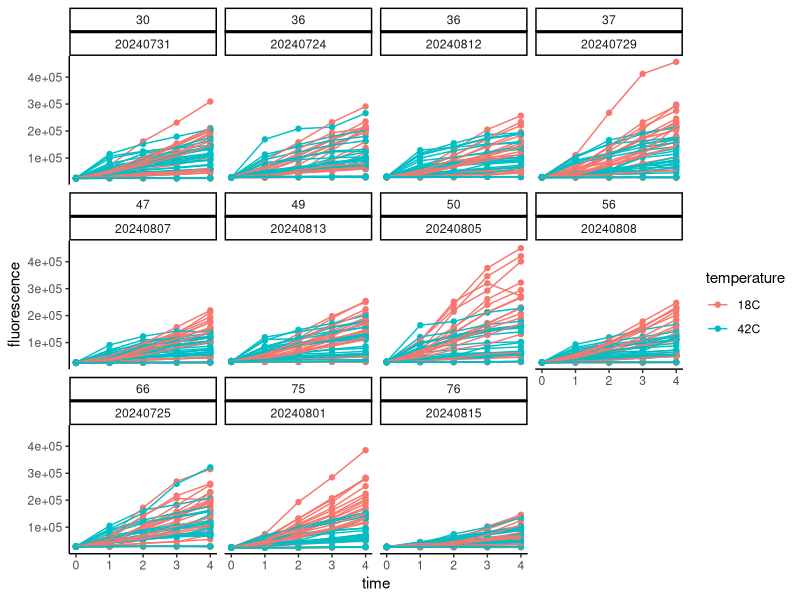
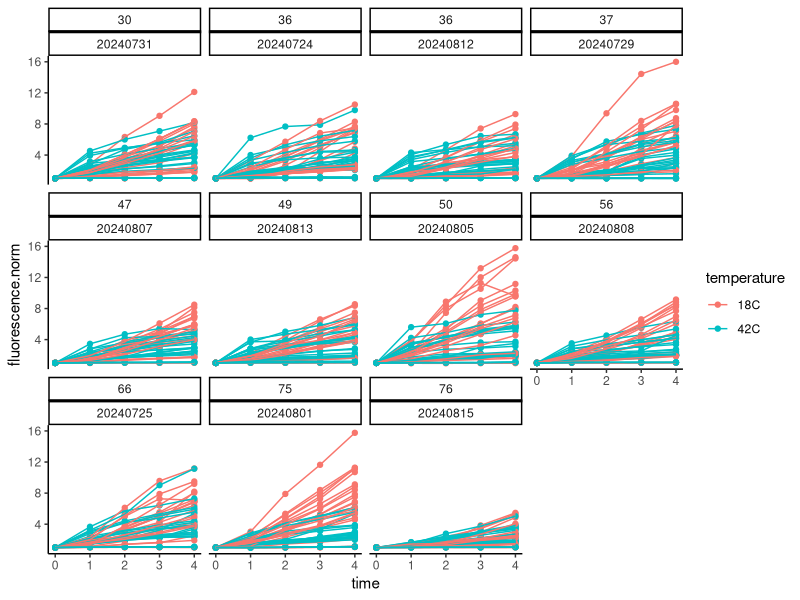
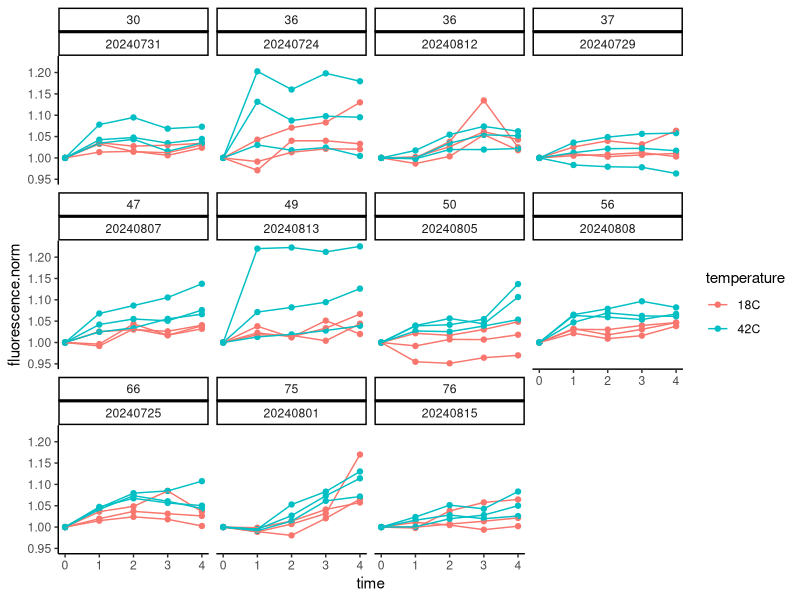
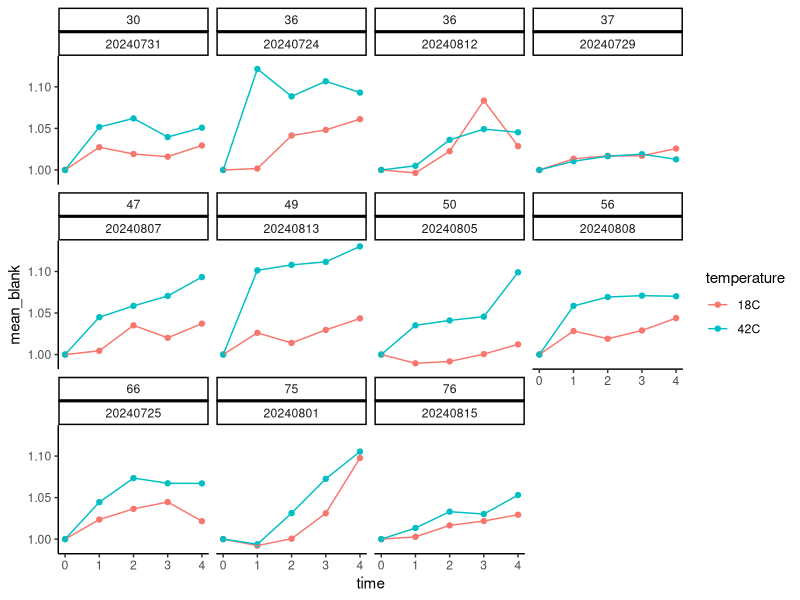
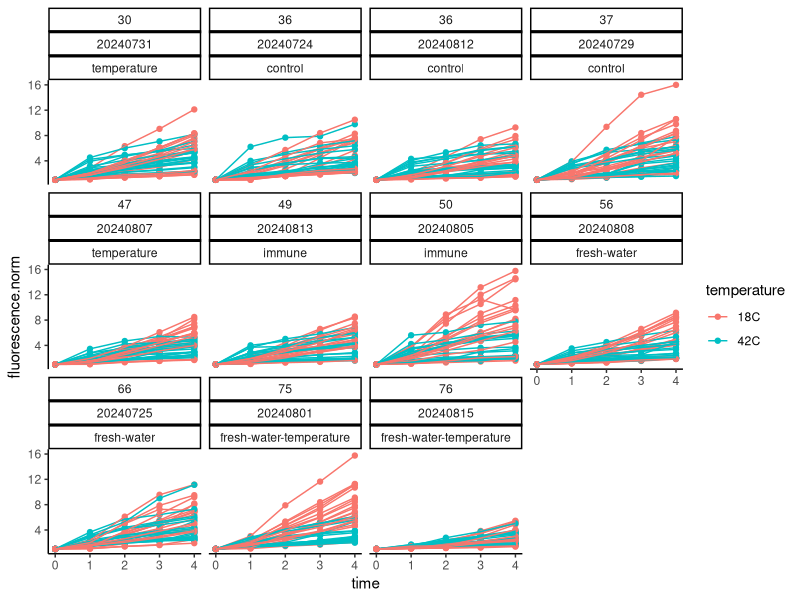
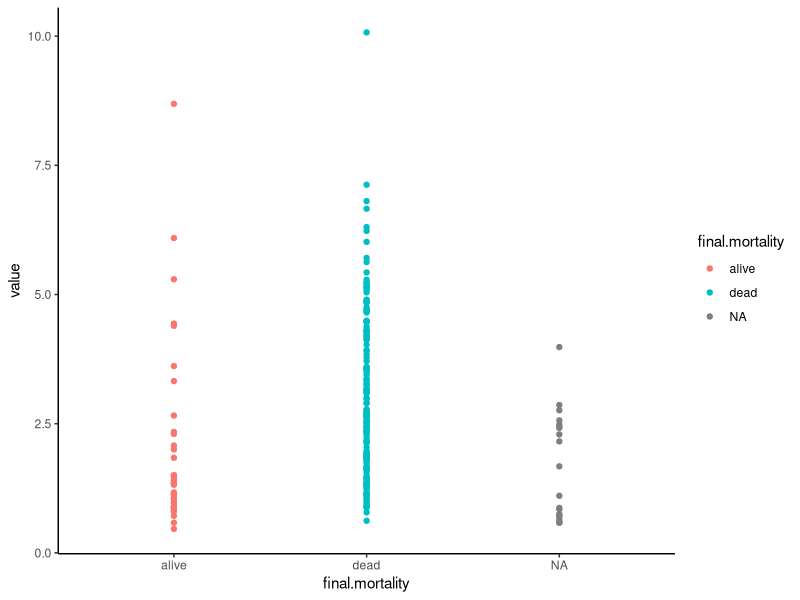
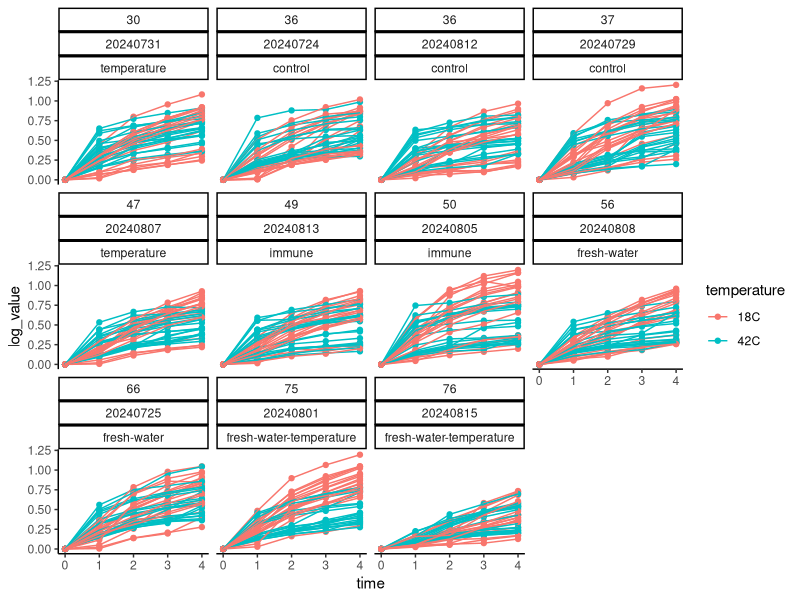
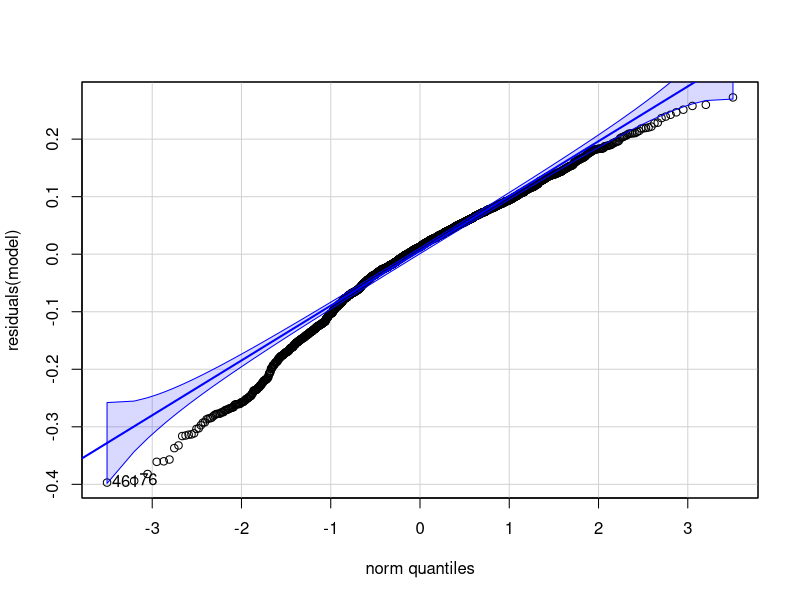

These figures' R source, in order: (Note: this script raises an error after producing the figures.)
## ---- chunk 1
knitr::opts_chunk$set(echo = TRUE, warning = FALSE, message = FALSE)
## ---- chunk 2
library(tidyverse)
library(ggplot2)
library(readxl)
library(cowplot)
library(lme4)
library(lmerTest)
library(car)
library(effects)
library(emmeans)
## ---- chunk 3
#read in files
data <- read_csv("data/resazurin/resazurin_data.csv")

data<-data%>%
  pivot_longer(names_to="time", values_to="fluorescence", cols=`0`:`4`)%>%
  mutate(time=as.numeric(time))
## ---- chunk 4
surv<-read_excel("data/survival/survival_resazurin.xlsx")

surv<-surv%>%
  pivot_longer(names_to="time", values_to="status", cols=`0`:`24`)%>%
  mutate(time=as.numeric(time))%>%
  rename(date=date.resazurin, sample=oyster)%>%
  mutate(sample=as.character(sample))
## ---- chunk 5
data<-left_join(data, surv)
## ---- chunk 6
final<-surv%>%
  filter(time==24)%>%
  rename(final.mortality=status)%>%
  select(!time)

data<-left_join(data, final)
## ---- chunk 7
data<-data%>%
  mutate(final.mortality = case_when(
    final.mortality == 0 ~ "alive",
    final.mortality == 1 ~ "dead",
    TRUE ~ as.character(final.mortality)  # To handle any other values
  ))
## ---- chunk 8
data%>%
  ggplot(aes(x=time, y=fluorescence, colour=temperature, group=sample))+
  facet_wrap(~bag*date)+
  geom_point()+
  geom_line()+
  theme_classic()
## ---- chunk 9
data<-data%>%
  group_by(date, bag, sample)%>%
  arrange(date, bag, sample)%>%
  mutate(fluorescence.norm=fluorescence/first(fluorescence))
## ---- chunk 10
data%>%
  ggplot(aes(x=time, y=fluorescence.norm, colour=temperature, group=sample))+
  facet_wrap(~bag*date)+
  geom_point()+
  geom_line()+
  theme_classic()
## ---- chunk 11
data%>%
  filter(type=="blank")%>%
  ggplot(aes(x=time, y=fluorescence.norm, colour=temperature, group=sample))+
  facet_wrap(~bag*date)+
  geom_point()+
  geom_line()+
  theme_classic()
## ---- chunk 12
blanks<-data%>%
  filter(type=="blank")%>%
  group_by(date, bag, temperature, time)%>%
  summarise(mean_blank=mean(fluorescence.norm))
## ---- chunk 13
blanks%>%
  ggplot(aes(x=time, y=mean_blank, colour=temperature))+
  facet_wrap(~bag*date)+
  geom_point()+
  geom_line()+
  theme_classic()
## ---- chunk 14
data<-left_join(data, blanks)

data<-data%>%
  filter(!type=="blank")%>%
  mutate(value=fluorescence.norm-mean_blank)
## ---- chunk 15
data%>%
  ggplot(aes(x=time, y=fluorescence.norm, colour=temperature, group=sample))+
  facet_wrap(~bag*date*hardening)+
  geom_point()+
  geom_line()+
  theme_classic()
## ---- chunk 16
data<-data%>%
  select(!type)%>%
  select(!fluorescence.norm)%>%
  select(!mean_blank)%>%
  select(!fluorescence)
## ---- chunk 17
data%>%
  filter(time==4)%>%
  filter(temperature=="42C")%>%
  
  ggplot(aes(x=final.mortality, y=value, colour=final.mortality))+
  geom_point()+
  theme_classic()
## ---- chunk 18
data$log_value<-log10(data$value+1)
## ---- chunk 19
data%>%
  ggplot(aes(x=time, y=log_value, colour=temperature, group=sample))+
  facet_wrap(~bag*date*hardening)+
  geom_point()+
  geom_line()+
  theme_classic()
## ---- chunk 20
model<-lmer(log_value ~ time * temperature * hardening + (1|bag) + (1|date:bag:sample), data=data)

summary(model)
anova(model)
rand(model)

qqPlot(residuals(model))

plot(Effect(c("temperature"), model, transformation=list(link=log)))
plot(Effect(c("hardening"), model, transformation=list(link=log)))
plot(Effect(c("time"), model, transformation=list(link=log)))
plot(Effect(c("time", "temperature"), model, transformation=list(link=log)))
plot(Effect(c("time", "hardening"), model, transformation=list(link=log)))
plot(Effect(c("time", "hardening", "temperature"), model, transformation=list(link=log)))
## ---- chunk 21
final<-data%>%
  filter(time==4)

model2<-lmer(log_value ~ temperature * hardening + (1|bag:hardening), data=final)

summary(model2)
anova(model2)
rand(model2)

qqPlot(residuals(model2))

plot(Effect(c("hardening", "temperature"), model2, transformation=list(link=log)))
## ---- chunk 22
dead<-data%>%
  filter(final.mortality=="dead")

alive<-data%>%
  filter(final.mortality=="alive")
## ---- chunk 23
model2a<-lmer(log_value ~ time * temperature * hardening + (1|bag:hardening:sample) + (1|bag), data=alive)

summary(model2a)
anova(model2a)
rand(model2a)

qqPlot(residuals(model2a))
## ---- chunk 24
plot_alive<-alive%>%
  
  ggplot(aes(x=time, y=log_value, color=temperature))+
  facet_grid(~hardening)+
  geom_point(alpha=0.5)+
  geom_smooth(aes(group=temperature))+
  scale_colour_manual(values=c("cyan4", "orange"))+
  theme_classic()+
  xlab("Hour")+
  ggtitle("Oysters that lived");plot_alive
  
ggsave(plot_alive, filename="figures/resazurin/alive_metabolism.png", width=10, height=5)
## ---- chunk 25
model2b<-lmer(log_value ~ time * temperature * hardening + (1|bag:hardening:sample) + (1|bag), data=dead)

summary(model2b)
anova(model2b)
rand(model2b)

qqPlot(residuals(model2b))

plot(Effect(c("time", "hardening", "temperature"), model2b, transformation=list(link=log)))

emm<-emmeans(model2b, ~hardening|time)
pairs(emm)
## ---- chunk 26
plot_dead<-dead%>%
  
  ggplot(aes(x=time, y=log_value, color=temperature))+
  facet_grid(~hardening)+
  geom_point(alpha=0.5)+
  geom_smooth(aes(group=temperature))+
  scale_colour_manual(values=c("cyan4", "orange"))+
  theme_classic()+
  xlab("Hour")+
  ggtitle("Oysters that died");plot_dead
  
ggsave(plot_dead, filename="figures/resazurin/dead_metabolism.png", width=10, height=5)
## ---- chunk 27
model3<-lmer(log_value ~ temperature * hardening * final.mortality + (1|bag:hardening), data=final)

summary(model3)
anova(model3)
rand(model3)

qqPlot(residuals(model3))

plot(Effect(c("hardening", "temperature"), model3, transformation=list(link=log)))
plot(Effect(c("final.mortality"), model3, transformation=list(link=log)))
plot(Effect(c("temperature"), model3, transformation=list(link=log)))
## ---- chunk 28
emm<-emmeans(model3, ~ hardening | temperature | final.mortality)
pairs(emm)

emm<-emmeans(model3, ~ temperature | hardening | final.mortality)
pairs(emm)

emm<-emmeans(model3, ~ final.mortality | hardening | temperature)
pairs(emm)
## ---- chunk 29
model4<-lm(log_value ~ status, data=data)
summary(model4)
## ---- chunk 30
data %>%
  
  ggplot(aes(x=as.factor(status), y=log_value))+
  geom_boxplot()+
  geom_point()+
  theme_classic()
## ---- chunk 31
hist(final$log_value)
## ---- chunk 32
final %>%
  
  ggplot(aes(x=hardening, y=log_value, colour=temperature))+
  facet_wrap(~final.mortality)+
  geom_boxplot()+
  geom_point(position=position_jitterdodge(0.1))+
  scale_colour_manual(values=c("cyan4", "orange"))+
  theme_classic()+
  theme(
    axis.text.x=element_text(angle=45, hjust=1, vjust=1)
  )
## ---- chunk 33
plot1<-final %>%
  group_by(hardening, temperature, final.mortality)%>%
  summarise(mean=mean(log_value), se=sd(log_value)/sqrt(length(log_value)))%>%
  
  ggplot(aes(x=hardening, y=mean, colour=temperature))+
  facet_wrap(~final.mortality)+
  geom_point(position=position_dodge(0.2))+
  geom_errorbar(aes(ymin=mean-se, ymax=mean+se), position=position_dodge(0.2), width=0.4)+
  scale_colour_manual(values=c("cyan4", "orange"))+
  theme_classic()+
  ylim(0,1)+
  ylab("Fluorescence [4 hr]")+
  theme(
    axis.text.x=element_text(angle=45, hjust=1, vjust=1),
    panel.border=element_rect(fill=NA,color="black", size=0.5, 
                                    linetype="solid")
  );plot1

ggsave(plot1, filename="figures/resazurin/resazurin_plot1.png", width=7, height=5)
## ---- chunk 34
plot2<-final %>%
  group_by(hardening, temperature, final.mortality)%>%
  summarise(mean=mean(log_value), se=sd(log_value)/sqrt(length(log_value)))%>%
  
  ggplot(aes(x=hardening, y=mean, colour=final.mortality))+
  facet_wrap(~temperature)+
  geom_point(position=position_dodge(0.2))+
  geom_errorbar(aes(ymin=mean-se, ymax=mean+se), position=position_dodge(0.2), width=0.4)+
  scale_colour_manual(values=c("gray", "darkred"))+
  theme_classic()+
  ylab("Fluorescence [4 hr]")+
  ylim(0,1)+
  theme(
    axis.text.x=element_text(angle=45, hjust=1, vjust=1),
    panel.border=element_rect(fill=NA,color="black", size=0.5, 
                                    linetype="solid")
  );plot2

ggsave(plot2, filename="figures/resazurin/resazurin_plot2.png", width=7, height=5)
## ---- chunk 35
plot3<-final %>%
  group_by(hardening, temperature, final.mortality)%>%
  summarise(mean=mean(log_value), se=sd(log_value)/sqrt(length(log_value)))%>%
  
  ggplot(aes(x=temperature, y=mean, colour=final.mortality))+
  facet_grid(~hardening)+
  geom_point(position=position_dodge(0.2))+
  geom_errorbar(aes(ymin=mean-se, ymax=mean+se), position=position_dodge(0.2), width=0.4)+
  scale_colour_manual(values=c("gray", "darkred"))+
  theme_classic()+
  geom_line(aes(group=final.mortality), position=position_dodge(0.1))+
  ylab("Fluorescence [4 hr]")+
  ylim(0,1)+
  theme(
    axis.text.x=element_text(angle=45, hjust=1, vjust=1), 
    panel.border=element_rect(fill=NA,color="black", size=0.5, 
                                    linetype="solid")
    );plot3

ggsave(plot3, filename="figures/resazurin/resazurin_plot3.png", width=10, height=4)
